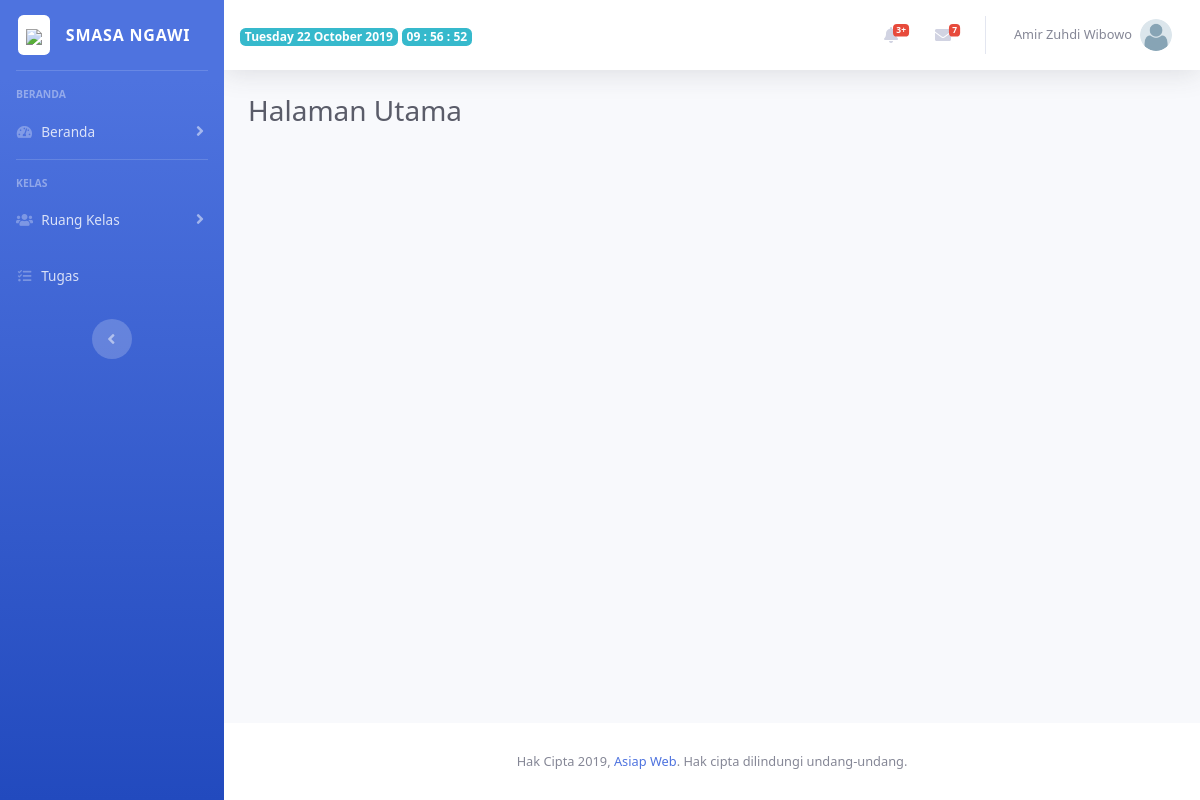
The page /index.php/dashboard on the database its author committed.
### tables this page shows
CREATE TABLE `menu` (
  `id_menu` int(11) NOT NULL,
  `primary` enum('true','false') NOT NULL,
  `nama_menu` varchar(50) NOT NULL,
  `link` varchar(50) NOT NULL,
  `icon` varchar(50) NOT NULL,
  `submenu` varchar(11) DEFAULT NULL,
  `menu_level` enum('1','2','3','4') NOT NULL,
  `parent` int(11) DEFAULT NULL,
  `level` enum('admin','user') NOT NULL DEFAULT 'admin',
  `keterangan` varchar(255) NOT NULL,
  `bottom_line` enum('show','hide') NOT NULL,
  `top_line` enum('show','hide') NOT NULL
);

CREATE TABLE `users` (
  `id_user` varchar(255) NOT NULL,
  `username` varchar(100) DEFAULT NULL,
  `password` varchar(255) NOT NULL,
  `salt` varchar(255) DEFAULT NULL,
  `email` varchar(100) NOT NULL,
  `activation_code` varchar(40) DEFAULT NULL,
  `remember_code` varchar(40) DEFAULT NULL,
  `created_on` timestamp NULL DEFAULT NULL,
  `last_login` timestamp NULL DEFAULT NULL,
  `active` enum('ya','tidak','blokir') NOT NULL,
  `first_name` varchar(50) DEFAULT NULL,
  `last_name` varchar(50) DEFAULT NULL,
  `phone` varchar(20) DEFAULT NULL
);

CREATE TABLE `user_data` (
  `id_user` varchar(255) NOT NULL,
  `nama_depan` varchar(255) NOT NULL,
  `nama_belakang` varchar(255) NOT NULL,
  `nama_panggilan` varchar(255) NOT NULL,
  `tempat_lahir` varchar(255) NOT NULL,
  `tanggal_lahir` timestamp NOT NULL DEFAULT current_timestamp(),
  `umur` varchar(2) NOT NULL,
  `alamat1` longtext NOT NULL,
  `alamat2` longtext NOT NULL,
  `alamat3` longtext NOT NULL,
  `kabupaten` varchar(255) NOT NULL,
  `provinsi` varchar(255) NOT NULL,
  `negara` varchar(255) NOT NULL,
  `photo_profile` varchar(255) NOT NULL
);

### application/controllers/Dashboard.php (called while the page is built, shortened)
<?php
class Dashboard extends CI_Controller {
	public function __construct ()
	{
		$this->session->set_userdata(
			'languageSess', ( empty ( $this->session->userdata ( 'languageSess' ) ) ? 'indonesia' : $this->session->userdata ( 'languageSess' ) )
		);
		$this->lang->load ( array( 'global', 'dashboard-home' ), $this->session->userdata ( 'languageSess' ) );
		$this->load->model ( array( 'user' ) );
	}
	public function index()
	{
		$get   = $this->db->get_where( 'users', array( 'username' => $_SESSION['login']['username'] ) )->result();
		$user  = $this->user->retrive( $get[0]->id_user );
		$array = array(
			'title' => $this->lang->line( 'dashboardHomeTitle' ),
			'user'  => $user[0],
		);
		$this->load->view( 'siswa/main', $array );
	}
}

### index.php (called while the page is built, shortened)
<?php
require_once BASEPATH.'core/CodeIgniter.php';

### application/models/User.php (called while the page is built, shortened)
<?php
class User extends CI_Model
{
	function retrive( $data )
	{
		$this->db->select( '*' );
		$this->db->join( 'userparentdata', 'userparentdata.id_user = users.id_user' );
		$this->db->join( 'user_data', 'user_data.id_user = users.id_user' );
		$this->db->from( 'users' );
		$query = $this->db->get()->result();
		return $query;
	}
}

### application/views/siswa/main.php (the view, shortened to what this page needs)
<!DOCTYPE html>
<html lang="en">
<head>
  <link href="<?php echo base_url(); ?>assets/vendor/fontawesome-free/css/all.min.css" rel="stylesheet" type="text/css">
  <link href="<?php echo base_url(); ?>assets/css/sb-admin-2.min.css" rel="stylesheet" />
  <link href="<?php echo base_url(); ?>assets/css/siakad.css" rel="stylesheet" />
</head>
<body id="page-top">
  <div id="wrapper">
    <ul class="navbar-nav bg-gradient-primary sidebar sidebar-dark accordion" id="accordionSidebar">
      <a class="sidebar-brand d-flex align-items-center justify-content-center" href="index.html">
        <div class="sidebar-brand-icon p-2 rounded bg-white">
          <img src="<?php echo base_url(); ?>assets/img/logo.jpeg" width="24px" />
        </div>
        <div class="sidebar-brand-text mx-3">SMASA Ngawi</div>
      </a>
      <?php
      $menus = $this->db->get_where( 'menu', array( 'menu_level' => '1' ) );
      if ( $menus->num_rows() > 0 ) {
        foreach ( $menus->result() as $menus ) {
          $submenus = $this->db->get_where( 'menu', array( 'menu_level' => '2', 'parent' => $menus->submenu ) );
          if ( $submenus->num_rows() > 0 ) { ?>
            <?php echo ( $menus->top_line === 'show' ? '<hr class="sidebar-divider" />' : false ); ?>
            <?php if( $menus->keterangan ) { ?>
            <div class="sidebar-heading">
              <span><?php echo $menus->keterangan; ?></span>
            </div>
            <?php } ?>
            <li class="nav-item">
              <a href="<?php echo base_url( $menus->link ); ?>" class="nav-link collapsed" data-toggle="collapse" data-target="#collapse-<?php echo $menus->submenu; ?>" aria-expanded="true" aria-controls="collapse-<?php echo $menus->submenu; ?>">
                <i class="fas fa-fw <?php echo $menus->icon; ?>"></i>
                <span><?php echo $menus->nama_menu; ?></span>
              </a>
            </li>
          <?php } else { ?>
            <li class="nav-item">
              <a href="<?php echo $menus->link; ?>" class="nav-link">
                <i class="fas fa-fw <?php echo $menus->icon; ?>"></i>
                <span><?php echo $menus->nama_menu; ?></span>
              </a>
            </li>
          <?php }
        }
      } else { ?>
      <?php } ?>
      <div class="text-center d-none d-md-inline mt-3">
        <button class="rounded-circle border-0" id="sidebarToggle"></button>
      </div>
    </ul>
    <div id="content-wrapper" class="d-flex flex-column">
      <div id="content">
        <nav class="navbar navbar-expand navbar-light bg-white topbar mb-4 static-top shadow">
          <div class="clock">
            <span id="Date"class="badge badge-info"></span>
            <span class="badge badge-info">
              <span id="hours"></span>
              <span>:</span>
              <span id="min"></span>
              <span>:</span>
              <span id="sec"></span>
            </span>
          </div>
          <ul class="navbar-nav ml-auto">
            <li class="nav-item dropdown no-arrow mx-1">
              <a class="nav-link dropdown-toggle" href="#" id="alertsDropdown" role="button" data-toggle="dropdown" aria-haspopup="true" aria-expanded="false">
                <i class="fas fa-bell fa-fw"></i>
                <span class="badge badge-danger badge-counter">3+</span>
              </a>
            </li>
            <li class="nav-item dropdown no-arrow mx-1">
              <a class="nav-link dropdown-toggle" href="#" id="messagesDropdown" role="button" data-toggle="dropdown" aria-haspopup="true" aria-expanded="false">
                <i class="fas fa-envelope fa-fw"></i>
                <span class="badge badge-danger badge-counter">7</span>
              </a>
            </li>
            <li class="nav-item dropdown no-arrow">
              <a class="nav-link dropdown-toggle" href="#" id="userDropdown" role="button" data-toggle="dropdown" aria-haspopup="true" aria-expanded="false">
                <span class="mr-2 d-none d-lg-inline text-gray-600 small"><?php echo "{$user->nama_depan} {$user->nama_belakang}"; ?></span>
                <img class="img-profile rounded-circle" src="<?php echo base_url( "assets/img/{$user->photo_profile}" ); ?>" />
              </a>
            </li>
          </ul>
        </nav>
        <div class="container-fluid">
          <h1 class="h3 mb-4 text-gray-800"><?php echo $this->lang->line( 'dashboardPageTitle' ); ?></h1>
        </div>
      </div>
      <footer class="sticky-footer bg-white">
        <div class="container my-auto">
          <div class="copyright text-center my-auto">
            <span><?php echo $this->lang->line( 'copyright' ); ?></span>
          </div>
        </div>
      </footer>
    </div>
  </div>
</body>
</html>

### application/language/indonesia/global_lang.php (shortened to what this page needs)
<?php
$lang['copyright'] 		= 'Hak Cipta ' . date( 'Y' ) . ', <a href="' . base_url() . '">Asiap Web</a>. Hak cipta dilindungi undang-undang.';

### assets/css/siakad.css (style rules this page uses)
* { font-family: 'Segoe UI', Arial, sans-serif; transition: all .3s; }
body, .row.main-row { min-height: 100vh; transition: all .3s; background: #eee; }

### rows shown on the page
menu: top_line "show" (drawn), keterangan "BERANDA", nama_menu "Beranda"
menu: top_line "show" (drawn), keterangan "KELAS", nama_menu "Ruang Kelas"
menu: nama_menu "Tugas"
users: user_data.nama_depan "Amir", user_data.nama_belakang "Zuhdi Wibowo", user_data.photo_profile (placeholder picture)

### other values the page prints
$this->lang->line( 'dashboardPageTitle' ) "Halaman Utama"
